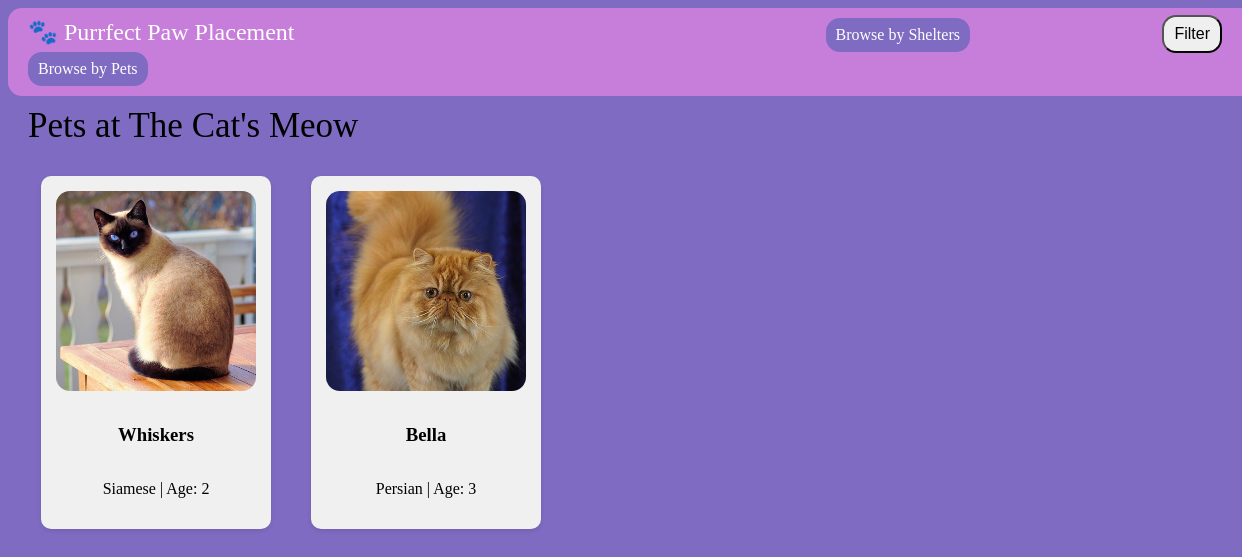
The app's page /adoption/shelters/E6F7G8H9I0J/ with its own data.
### PetAdoption/models.py (models this page shows, shortened)
class Shelter(models.Model):
    id = models.CharField(primary_key=True, max_length=11)
    name = models.CharField(max_length=100)
    email = models.EmailField(max_length=100) # Using Django's built-in email field
    address = models.CharField(max_length=100)
    phoneNumber = models.CharField(max_length=100)
    password = models.CharField(max_length=100)

class Pet(models.Model):
    id = models.IntegerField(primary_key=True)
    species = models.CharField(max_length=100)
    name = models.CharField(max_length=100)
    age = models.IntegerField()
    breed = models.CharField(max_length=100)
    disability = models.CharField(max_length=255, blank=True)
    pictures = models.ImageField(upload_to='pets', blank=True, null=True)
    allergies = models.CharField(max_length=255, blank=True)
    availability = models.BooleanField(default=True)
    gender = models.CharField(max_length=50)
    health_status = models.CharField(max_length=100)
    videos = models.FileField(upload_to='pet_videos', blank=True, null=True)
    shelter = models.ForeignKey(Shelter, related_name='pets', on_delete=models.CASCADE, null = True)

### PetAdoption/views.py (the view)
# urls.py: path('shelters/<str:id>/', views.shelter_detail, name='shelter_detail'), # URL for specific shelter profiles (General User side)
def shelter_detail(request, id):
    shelter = Shelter.objects.get(id=id) # Getting all the shelter objects from the Shelter Model
    pet_list = shelter.pets.all()  # Getting all the pet objects from a specific shelter
    pet_list = filter_pets(pet_list, request) # Filtering the pets based on user choice
    breeds_list = Pet.objects.values_list('breed', flat=True).distinct().order_by('breed') # Breed filter
    species_list = Pet.objects.values_list('species', flat=True).distinct() # Species filter
    pets = paginate_queryset(request, pet_list, 10) # Displaying a total of 10 shelters for each page
    return render(request, 'PetAdoption/shelter_detail.html', {
        'shelter': shelter,
        'pets': pet_list,
        'breeds_list': breeds_list,
        'species_list': species_list
    })

### PetAdoption/views.py (called while the page is built)
def filter_pets(queryset, request):
    species = request.GET.get('species')
    if species:
        queryset = queryset.filter(species__icontains=species)
    age = request.GET.get('age')
    if age:
        queryset = queryset.filter(age=age)
    breed = request.GET.get('breed')
    if breed:
        queryset = queryset.filter(breed__icontains=breed)
    gender = request.GET.get('gender')
    if gender:
        queryset = queryset.filter(gender__iexact=gender)
    allergies = request.GET.get('allergies')
    if allergies:
        queryset = queryset.filter(allergies__icontains=allergies)
    return queryset # Return the pets that match the specified filters

def paginate_queryset(request, queryset, items_per_page=10):
    paginator = Paginator(queryset, items_per_page)
    page = request.GET.get('page')
    try:
        page_obj = paginator.page(page)
    except PageNotAnInteger:
        page_obj = paginator.page(1)
    except EmptyPage:
        page_obj = paginator.page(paginator.num_pages)
    return page_obj

### PetAdoption/templates/PetAdoption/shelter_detail.html (shortened to what this page needs)
<!DOCTYPE html>
<html lang="en">
<head>
</head>
<body>
    <div class="header-strip">
        🐾 Purrfect Paw Placement
        <a href="/adoption/shelters/" style="display: inline-block; background-color: #7f6bc2; color: white; padding: 8px 10px;
        margin-left: 525px; text-align: center; text-decoration: none; font-size: 16px; border-radius: 14px; cursor: pointer;">Browse by Shelters</a>
        <a href="/adoption/" style="display: inline-block; background-color: #7f6bc2; color: white; padding: 8px 10px;
        margin-right: 450px; text-align: center; text-decoration: none; font-size: 16px; border-radius: 14px; cursor: pointer;">Browse by Pets</a>
    </div>
    <div class="shelter-title">
        Pets at {{ shelter.name }}
    </div>
    <button id="filterBtn" style="position: fixed; right: 20px; top: 15px; padding: 8px 10px; font-size: 16px; border-radius: 14px; cursor: pointer;">Filter</button>
    <div class="container">
        <div class="pet-feed">
            {% for pet in pets %}
                <div class="pet">
                    <a href="{% url 'pet_profile' pet.id %}">
                        <img src="{{ pet.pictures.url }}" alt="{{ pet.name }}">
                    </a>
                    <h3>{{ pet.name }}</h3>
                    <p>{{ pet.breed }} | Age: {{ pet.age }}</p>
                </div>
            {% empty %}
                <p>No pets available in this shelter.</p>
            {% endfor %}
        </div>
    </div>
</body>
</html>

### PetAdoption/templates/PetAdoption/shelter_detail.html (style rules this page uses)
body { background-color: #7f6bc2; }
.header-strip { background-color: #c77eda; color: white; padding: 10px 20px; text-align: left; font-size: 24px; width: 100%; border-radius: 14px; }
.shelter-title { font-size: 35px; margin: 10px 20px; }
.container { width: 100%; max-width: 1200px; margin: auto; }
.pet-feed { display: flex; flex-wrap: wrap; justify-content: flex-start; align-items: stretch; }
.pet { text-align: center; flex: 0 1 calc(20% - 40px); margin: 20px; display: flex; flex-direction: column; justify-content: flex-start; background-color: #f0f0f0; border-radius: 10px; padding: 15px; box-shadow: 0 2px 4px rgba(0,0,0,0.1); }
.pet img { width: 100%; height: 200px; object-fit: cover; border-radius: 14px; margin-bottom: 10px; }

### records on screen
Shelter: name "The Cat's Meow"
Pet: pictures (picture), name "Whiskers", breed "Siamese", age "2"
Pet: pictures (picture), name "Bella", breed "Persian", age "3"
